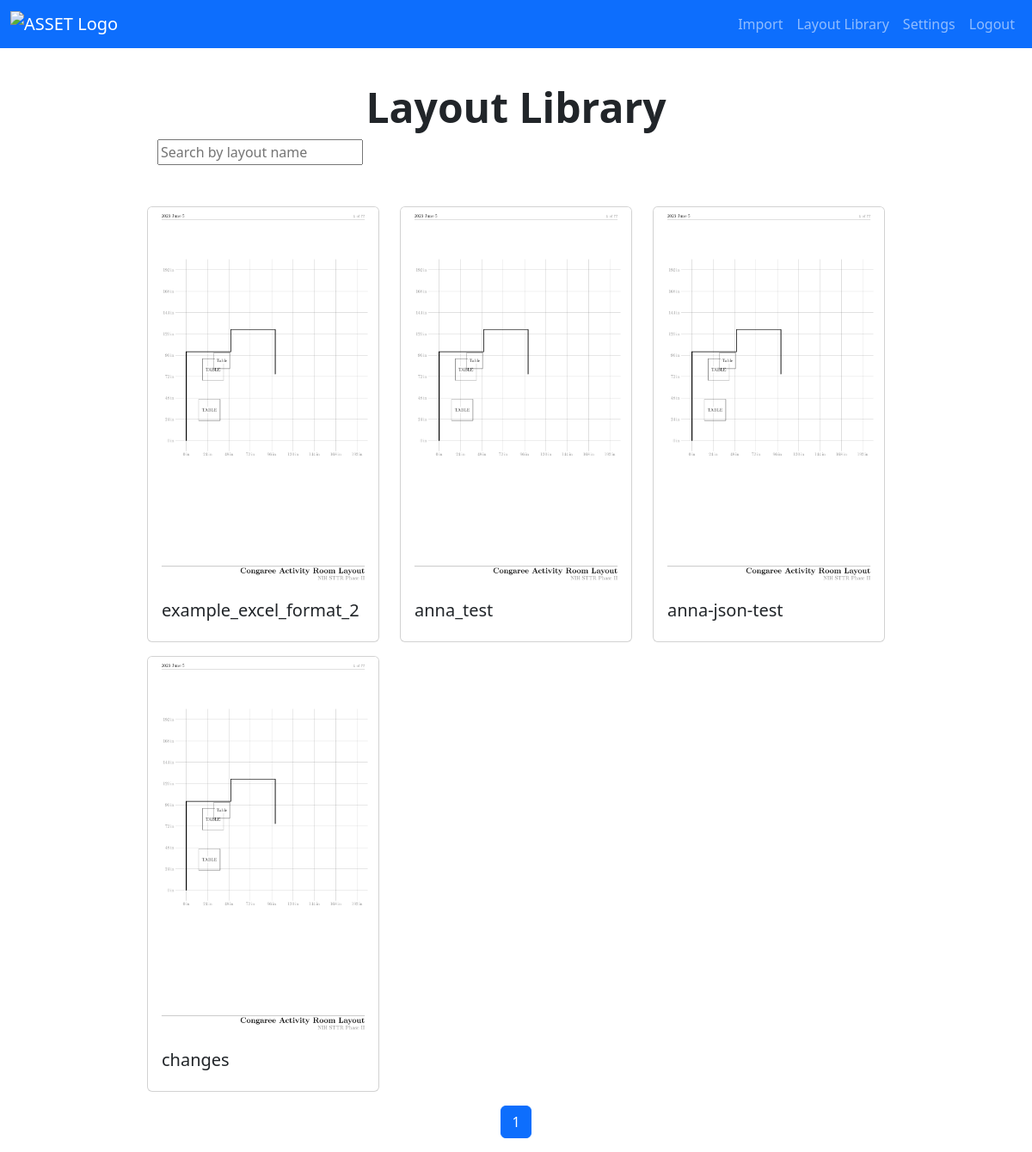
Page /layout-library/ (signed in) on the earlier database version.
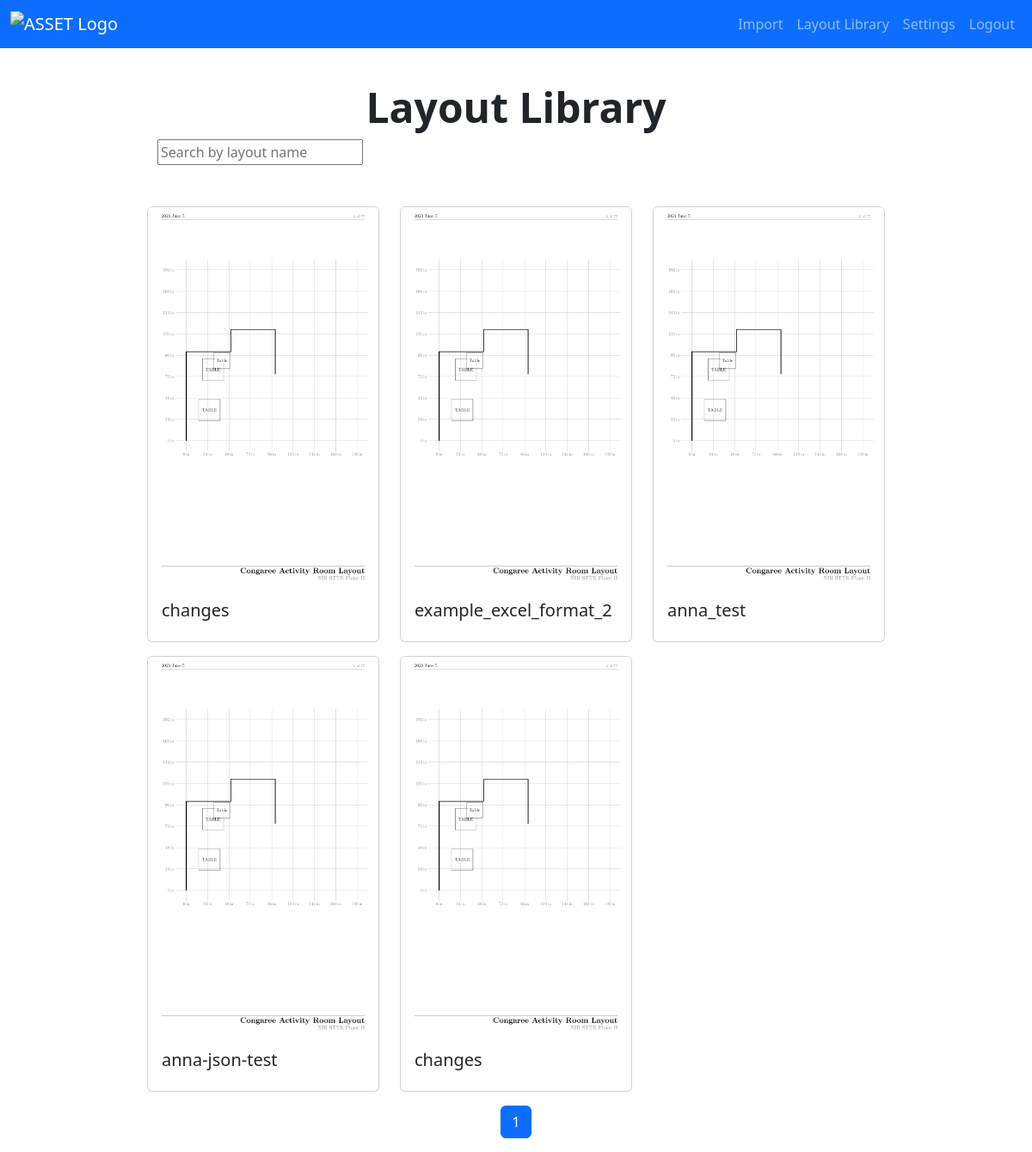
Same page on the later database version.
### app1/models.py (models this page shows, shortened)
class ConvertedFile(models.Model):
    file_name = models.CharField(max_length=255, default="name") # Stores the PREFIX (without extension)
    user = models.ForeignKey(User, on_delete=models.CASCADE)
    created_at = models.DateTimeField(auto_now_add=True)
    file_path = models.CharField(max_length=255, default="NONE")
    style_settings = models.ForeignKey(StyleSettings, on_delete=models.CASCADE,
                                       null=True)
    uploaded_file = models.ForeignKey(UploadedFile, on_delete=models.CASCADE)
    latex_file = models.CharField(max_length=255,
                                  default= os.path.join(settings.MEDIA_ROOT,'conversion_output', 'output.tex'))
    pdf_file = models.CharField(max_length=255,
                                default= os.path.join(settings.MEDIA_ROOT,'conversion_output', 'output.pdf'))
    image = models.CharField(max_length=255,
                             default = os.path.join(settings.MEDIA_ROOT,'conversion_output', 'output.png'))

### app1/views.py (the view)
# urls.py: path('layout-library/', views.LayoutLibraryPage, name="layout-library"),
@login_required(login_url="login")
def LayoutLibraryPage(request):
    user_layouts = ConvertedFile.objects.filter(user=request.user).order_by('-created_at')
    paginator = Paginator(user_layouts, 9)
    page = request.GET.get('page')
    try:
        user_layouts = paginator.page(1)
    except EmptyPage:
        user_layouts = paginator.page(paginator.num_pages)
    context = {
        'layouts': user_layouts,
    }
    return render(request, "layout-library.html", context)

### templates/layout-library.html (shortened to what this page needs)
{% extends 'base.html' %}
{% block content %}
    <div class="container mt-3 w-75">
        <div class = "row">
            <h1 class="display-5 fw-bold mt-5">Layout Library</h1>
        </div>
        <div class="container mb-5">
            <input type="text" id="searchInput" placeholder="Search by layout name">
        </div>
        <div class = "row">
            {% for layout in layouts %}
            <div class = "col-md-4">
                <div class="card mb-3">
                    <a href="{% url 'export-layout' layout.id %}">
                        <img src="{% url 'serve-image' layout.image %}" class="card-img-top">
                    </a>
                    <div class="card-body">
                        <h5 class="card-title">{{ layout.file_name }}</h5>
                    </div>
                </div>
            </div>
            {% if forloop.counter|divisibleby:3 and not forloop.last %}
        </div>
        <div class="row">
        {% endif %}
        {% endfor %}
        </div>
    </div>
    <nav aria-label="Page navigation">
        <ul class="pagination justify-content-center">
            {% for num in layouts.paginator.page_range %}
            <li class="page-item {% if num == layouts.number %}active{% endif %}">
                <a class="page-link" href="?page={{ num }}">{{ num }}</a>
            </li>
            {% endfor %}
        </ul>
    </nav>
{% endblock %}

Differences in the rows shown:
added ConvertedFile: file_name "changes"
